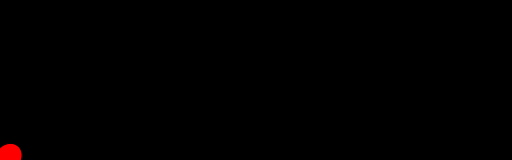
Frame 1 (no input)
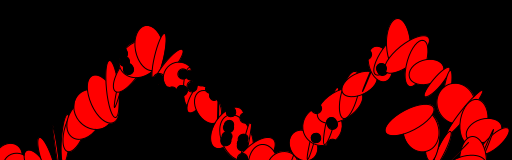
Frame 60 (the mouse pressed at the canvas centre just before this capture)
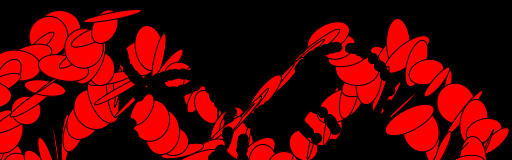
Frame 120 (the mouse held since frame 60 and released just before this capture)

The Processing sketch that drew these frames (run headless with seeded random() and noise(); from frame 60 on, the mouse is pressed at the canvas centre):

// Processing sketch: processing_53888
// ── processing_53888.pde

/* This is a template for bus-tops contest on OpenProcessing.org.
*  Bus-Tops (http://bus-tops.com) is a public art project
*  in London where we have placed 30 monochromatic red LED screens
*  on the roofs of bus shelters across the city. Sketches from
*  OpenProcessing Collections will be selected to be exhibited
*  on these screens.
*  For contest information and example sketches and submission:
*  http://www.openprocessing.org/collections/?collectionID=1337
*/
 
float angle = 10;   
float aVelocity = 0.05;
float aAcceleration = 0.01;

PVector location;
PVector velocity;

public void setup() {
 //do not change, this is fixed for LED screens.
size(512, 160); 
//do not change, this is the refresh rate of LEDs.
frameRate(8);   
background(0); 
location = new PVector(0,100);
velocity = new PVector(10,10);

}
 
void draw() {
//keep background black (LEDs are brightness based)
// stroke(255,0,0); //LEDs are on the scale of red
// fill(255,0,0);   //LEDs are on the scale of red
//----DO WHATEVER YOU LIKE BELOW-----
//(do not make it interactive, since people won't be able to use mouse/keyboard on a bus stop----


float amplitude =49;

float a = amplitude* sin(angle);
float b = amplitude* cos(angle);
angle += aVelocity;

location.add(velocity);
if((location.x>512)||(location.x<=0)){
  velocity.x = velocity.x*-1;
}
if((location.y>120)||(location.y<=0)){
  velocity.y = velocity.y*-1;
}

pushMatrix();  
fill(255,0,0);
translate(location.x,location.y);
rotate(angle);
ellipse(a,b+1,a,b+10);
popMatrix();

pushMatrix(); 
fill(0);
translate(width/3,height/3-10);
rotate(angle);
ellipse(b,a,10,10);
popMatrix();

pushMatrix(); 
fill(0);
translate(width/2,height/2-10);
rotate(angle);
ellipse(b,a,10,10);
popMatrix();

pushMatrix(); 
fill(0);
translate(width*2/3,height*2/3-10);
rotate(angle);
ellipse(b,a,10,10);
popMatrix();


pushMatrix(); 
fill(0);
translate(width/3+10,height/3+70);
rotate(angle);
ellipse(b,a,10,10);
popMatrix();

pushMatrix(); 
fill(0);
translate(width/2+35,height/2+70);
rotate(angle);
ellipse(b,a,10,10);
popMatrix();

aVelocity += aAcceleration;
angle += aVelocity;

}  
